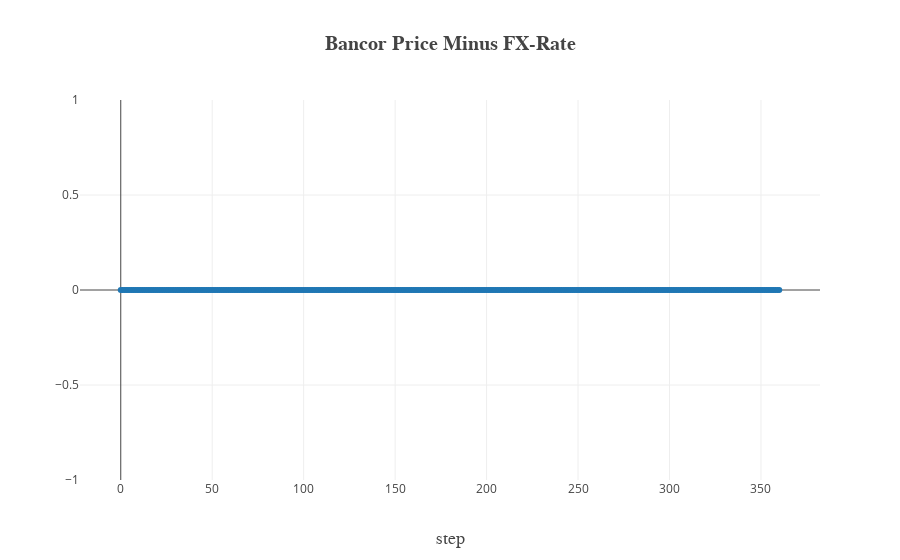

The code cell stored with this chart in its notebook:
### Code cell
# Show difference in exchange rates after Bancor arbitrage trades
results_df['bancor_minus_fx'] = results_df['bancor_price'] - results_df['fx_rate_exchange']
iplot_dict = plotly_from_df(results_df['bancor_minus_fx'], title='Bancor Price Minus FX-Rate', xlabel='step')
plotly.offline.iplot(iplot_dict)

### Figure 1 — Plotly figure (JSON) as saved in the notebook; plotly's stock layout.template omitted (floating-point values rounded to 4 significant figures; data arrays with more than 128 entries replaced by an {"elided": "..."} marker saying what was removed)
{"data": [{"mode": "markers", "name": "bancor_minus_fx", "type": "scatter", "uid": "0a2a37c7-537e-40ca-9b10-71638de225d8", "visible": true, "x": {"elided": "361 int values"}, "y": {"elided": "361 int values"}}], "layout": {"title": "<b>Bancor Price Minus FX-Rate</b>", "titlefont": {"family": "Computer Modern", "size": 20}, "width": 900, "xaxis": {"title": "step", "titlefont": {"family": "Computer Modern", "size": 18}}, "yaxis": {"autorange": true, "title": "", "titlefont": {"family": "Computer Modern", "size": 18}, "type": "linear"}}}
